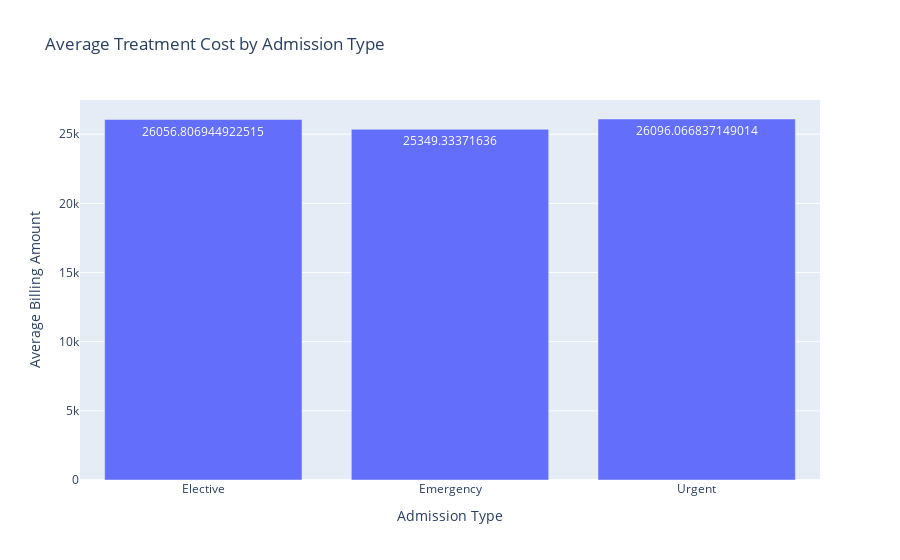

The notebook cell saved with this chart:
### Code cell
#How does the cost of treatment vary with different admission types?

# Define connection parameters
conn_params = {
    'dbname': 'healthcare',
    'user': 'postgres',
    'password': 'Ab123456',
    'host': 'bootcamp.postgres.database.azure.com',
    'port': '5432'
}

# URL encoding the password if it contains special characters
password = conn_params['password'].replace('@', '%40')
engine = create_engine(f'postgresql+psycopg2://{conn_params["user"]}:{password}@{conn_params["host"]}:{conn_params["port"]}/{conn_params["dbname"]}')

# Read data from the database into a DataFrame
query = """
SELECT "Admission_Type", "Billing_Amount"
FROM "Admission_Table";
"""

df3 = pd.read_sql(query, engine)

# Group by 'Admission_Type' and calculate average billing amount
cost_by_admission_type = df3.groupby('Admission_Type')['Billing_Amount'].mean().reset_index()

# Create a bar chart to visualize the cost variation
fig = px.bar(cost_by_admission_type, x='Admission_Type', y='Billing_Amount',
             title='Average Treatment Cost by Admission Type',
             labels={'Billing_Amount': 'Average Billing Amount', 'Admission_Type': 'Admission Type'},
             text='Billing_Amount')  # Ensure this column exists in your DataFrame

# Show the plot
fig.show()

### Figure 1 — Plotly figure (JSON) as saved in the notebook; plotly's stock layout.template omitted (floating-point values rounded to 4 significant figures)
{"data": [{"alignmentgroup": "True", "hovertemplate": "Admission Type=%{x}<br>Average Billing Amount=%{text}<extra></extra>", "legendgroup": "", "marker": {"color": "#636efa", "pattern": {"shape": ""}}, "name": "", "offsetgroup": "", "orientation": "v", "showlegend": false, "text": [26060.0, 25350.0, 26100.0], "textposition": "auto", "type": "bar", "x": ["Elective", "Emergency", "Urgent"], "xaxis": "x", "y": [26060.0, 25350.0, 26100.0], "yaxis": "y"}], "layout": {"autosize": true, "barmode": "relative", "legend": {"tracegroupgap": 0}, "title": {"text": "Average Treatment Cost by Admission Type"}, "xaxis": {"anchor": "y", "autorange": true, "domain": [0, 1], "range": [-0.5, 2.5], "title": {"text": "Admission Type"}, "type": "category"}, "yaxis": {"anchor": "x", "autorange": true, "domain": [0, 1], "range": [0, 27470.0], "title": {"text": "Average Billing Amount"}, "type": "linear"}}}
